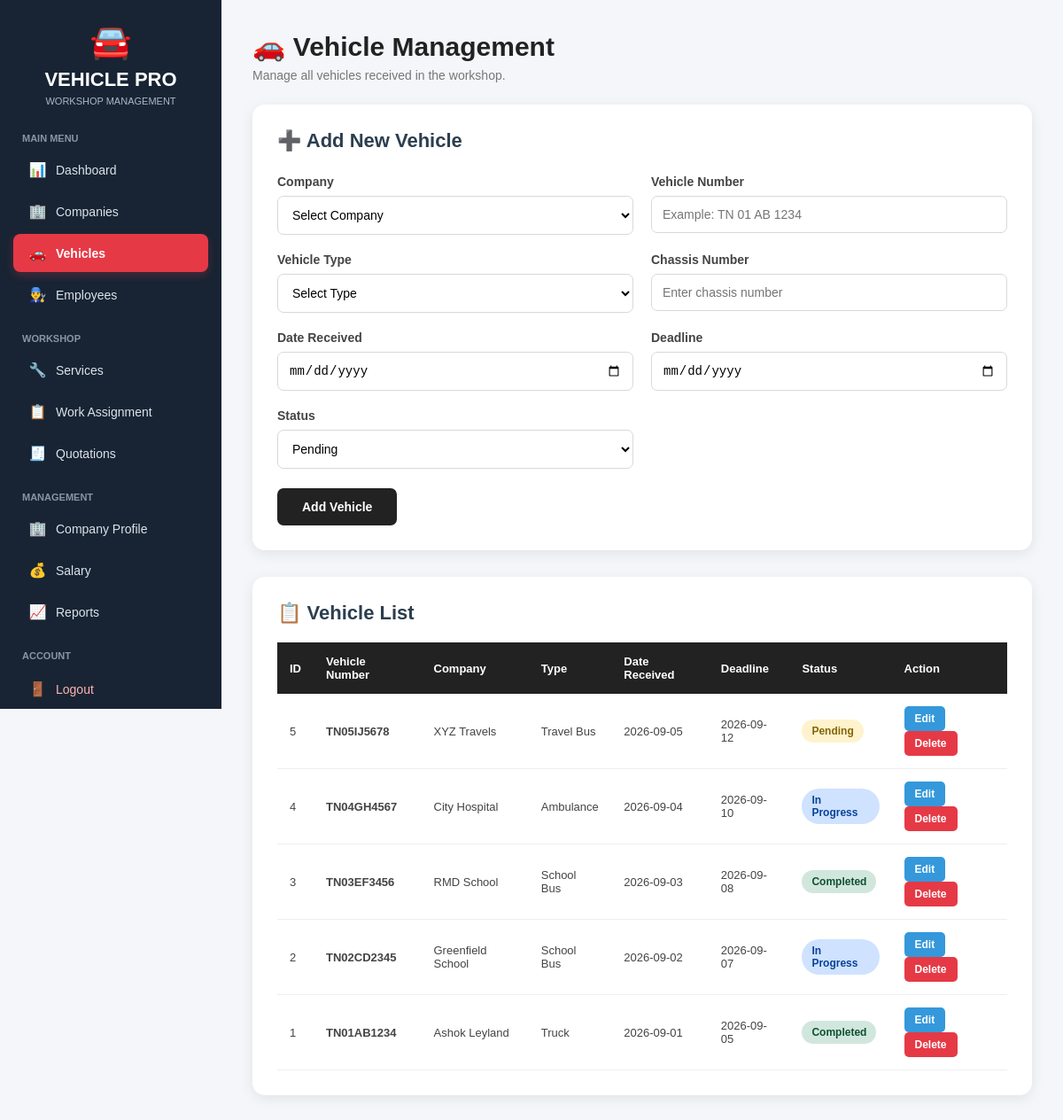
Screenshot of /vehicles.php with the database file from the repository.
### tables this page shows
CREATE TABLE `vehicles` (
  `vehicle_id` int NOT NULL AUTO_INCREMENT,
  `company_id` int NOT NULL,
  `vehicle_number` varchar(20) NOT NULL,
  `vehicle_type` varchar(50) DEFAULT NULL,
  `chassis_number` varchar(50) DEFAULT NULL,
  `date_received` date DEFAULT NULL,
  `deadline` date DEFAULT NULL,
  `status` varchar(30) DEFAULT NULL,
  PRIMARY KEY (`vehicle_id`),
  UNIQUE KEY `vehicle_number` (`vehicle_number`),
  UNIQUE KEY `chassis_number` (`chassis_number`),
  KEY `company_id` (`company_id`),
  CONSTRAINT `vehicles_ibfk_1` FOREIGN KEY (`company_id`) REFERENCES `companies` (`company_id`)
);

CREATE TABLE `companies` (
  `company_id` int NOT NULL AUTO_INCREMENT,
  `company_name` varchar(100) NOT NULL,
  `contact_person` varchar(100) DEFAULT NULL,
  `phone` varchar(15) DEFAULT NULL,
  `email` varchar(100) DEFAULT NULL,
  `address` varchar(255) DEFAULT NULL,
  PRIMARY KEY (`company_id`)
);

### vehicles.php (the view, shortened to what this page needs)
<?php
require_once 'includes/db.php';
$edit_mode = false;
$edit_vehicle = null;
$vehicles = $conn->query("
    SELECT
        v.vehicle_id,
        v.vehicle_number,
        v.vehicle_type,
        v.chassis_number,
        v.date_received,
        v.deadline,
        v.status,
        c.company_name
    FROM vehicles v
    INNER JOIN companies c
        ON v.company_id = c.company_id
    ORDER BY v.vehicle_id DESC
");
?>
<!DOCTYPE html>
<html lang="en">
<head>
</head>
<body>
<?php include 'includes/sidebar.php'; ?>
<div class="main-content">
    <div class="page-header">
        <div>
            <h1>🚗 Vehicle Management</h1>
            <p>
                Manage all vehicles received in the workshop.
            </p>
        </div>
    </div>
    <div class="form-card">
        <?php if ($edit_mode): ?>
            <h2>✏️ Edit Vehicle</h2>
        <?php else: ?>
            <h2>➕ Add New Vehicle</h2>
        <?php endif; ?>
        <form method="POST">
            <div class="form-grid">
                <div class="form-group">
                    <label>Company</label>
                    <select
                        name="company_id"
                        required
                    >
                        <option value="">
                            Select Company
                        </option>
                    </select>
                </div>
                <div class="form-group">
                    <label>Vehicle Number</label>
                    <input
                        type="text"
                        name="vehicle_number"
                        placeholder="Example: TN 01 AB 1234"
                        value="<?php echo $edit_mode ? htmlspecialchars($edit_vehicle['vehicle_number']) : ''; ?>"
                        required
                    >
                </div>
                <div class="form-group">
                    <label>Vehicle Type</label>
                    <select
                        name="vehicle_type"
                        required
                    >
                        <option value="">
                            Select Type
                        </option>
                    </select>
                </div>
                <div class="form-group">
                    <label>Chassis Number</label>
                    <input
                        type="text"
                        name="chassis_number"
                        placeholder="Enter chassis number"
                        value="<?php echo $edit_mode ? htmlspecialchars($edit_vehicle['chassis_number']) : ''; ?>"
                    >
                </div>
                <div class="form-group">
                    <label>Date Received</label>
                    <input
                        type="date"
                        name="date_received"
                        value="<?php echo $edit_mode ? htmlspecialchars($edit_vehicle['date_received']) : ''; ?>"
                        required
                    >
                </div>
                <div class="form-group">
                    <label>Deadline</label>
                    <input
                        type="date"
                        name="deadline"
                        value="<?php echo $edit_mode ? htmlspecialchars($edit_vehicle['deadline']) : ''; ?>"
                        required
                    >
                </div>
                <div class="form-group">
                    <label>Status</label>
                    <select name="status">
                        <option value="Pending" <?php echo ($edit_mode && $edit_vehicle['status'] == 'Pending') ? 'selected' : ''; ?>>
                            Pending
                        </option>
                    </select>
                </div>
            </div>
            <?php if ($edit_mode): ?>
                <button
                    type="submit"
                    name="update_vehicle"
                    class="submit-btn"
                >
                    Update Vehicle
                </button>
                <a
                    href="vehicles.php"
                    class="cancel-btn"
                >
                    Cancel
                </a>
            <?php else: ?>
                <button
                    type="submit"
                    name="add_vehicle"
                    class="submit-btn"
                >
                    Add Vehicle
                </button>
            <?php endif; ?>
        </form>
    </div>
    <div class="table-card">
        <h2>📋 Vehicle List</h2>
        <table>
            <thead>
                <tr>
                    <th>ID</th>
                    <th>Vehicle Number</th>
                    <th>Company</th>
                    <th>Type</th>
                    <th>Date Received</th>
                    <th>Deadline</th>
                    <th>Status</th>
                    <th>Action</th>
                </tr>
            </thead>
            <tbody>
                <?php if ($vehicles && $vehicles->num_rows > 0): ?>
                    <?php while ($vehicle = $vehicles->fetch_assoc()): ?>
                        <tr>
                            <td>
                                <?php
                                echo $vehicle['vehicle_id'];
                                ?>
                            </td>
                            <td>
                                <strong>
                                    <?php
                                    echo htmlspecialchars(
                                        $vehicle['vehicle_number']
                                    );
                                    ?>
                                </strong>
                            </td>
                            <td>
                                <?php
                                echo htmlspecialchars(
                                    $vehicle['company_name']
                                );
                                ?>
                            </td>
                            <td>
                                <?php
                                echo htmlspecialchars(
                                    $vehicle['vehicle_type']
                                );
                                ?>
                            </td>
                            <td>
                                <?php
                                echo htmlspecialchars(
                                    $vehicle['date_received']
                                );
                                ?>
                            </td>
                            <td>
                                <?php
                                echo htmlspecialchars(
                                    $vehicle['deadline']
                                );
                                ?>
                            </td>
                            <td>
                                <?php
                                $status_class = "pending";
                                if ($vehicle['status'] == "In Progress") {
                                    $status_class = "progress";
                                } elseif ($vehicle['status'] == "Completed") {
                                    $status_class = "completed";
                                }
                                ?>
                                <span
                                    class="status <?php echo $status_class; ?>"
                                >
                                    <?php
                                    echo htmlspecialchars(
                                        $vehicle['status']
                                    );
                                    ?>
                                </span>
                            </td>
                            <td>
                                <a
                                    href="vehicles.php?edit=<?php echo $vehicle['vehicle_id']; ?>"
                                    class="edit-btn"
                                >
                                    Edit
                                </a>
                                <a
                                    href="vehicles.php?delete=<?php echo $vehicle['vehicle_id']; ?>"
                                    class="delete-btn"
                                    onclick="return confirm('Are you sure you want to delete this vehicle?');"
                                >
                                    Delete
                                </a>
                            </td>
                        </tr>
                    <?php endwhile; ?>
                <?php endif; ?>
            </tbody>
        </table>
    </div>
</div>
</body>
</html>

### vehicles.php (style rules this page uses)
* { box-sizing: border-box; }
body { margin: 0; padding: 0; font-family: Arial, Helvetica, sans-serif; background: #f4f6f9; color: #222; }
.main-content { margin-left: 250px; width: calc(100% - 250px); min-height: 100vh; padding: 35px; }
.page-header { display: flex; width: 100%; margin: 0 0 25px 0; padding: 0; background: transparent; justify-content: space-between; align-items: center; box-shadow: none; }
.page-header h1 { margin: 0; padding: 0; background: transparent; color: #222; font-size: 30px; }
.page-header p { margin: 7px 0 0 0; padding: 0; background: transparent; color: #777; font-size: 14px; font-weight: normal; }
.form-card { display: block; width: 100%; margin: 0 0 30px 0; padding: 28px; background: white; border-radius: 14px; box-shadow: 0 4px 15px rgba(0,0,0,0.08); }
.form-card h2 { margin: 0 0 25px 0; padding: 0; background: transparent; color: #2c3e50; font-size: 22px; }
.form-grid { display: grid; width: 100%; margin: 0; padding: 0; background: transparent; grid-template-columns: 1fr 1fr; gap: 20px; box-shadow: none; }
.form-group { display: flex; width: 100%; margin: 0; padding: 0; background: transparent; flex-direction: column; box-shadow: none; }
.form-group label { display: block; width: 100%; margin: 0 0 8px 0; padding: 0; background: transparent; color: #444; font-size: 14px; font-weight: bold; box-shadow: none; }
.form-group input, .form-group select { display: block; width: 100%; margin: 0; padding: 12px; background: white; border: 1px solid #d6d9dd; border-radius: 7px; font-size: 14px; outline: none; }
.submit-btn { display: inline-block; margin-top: 22px; padding: 13px 28px; background: #222; color: white; border: none; border-radius: 7px; font-size: 14px; font-weight: bold; cursor: pointer; }
.table-card { display: block; width: 100%; margin: 0; padding: 28px; background: white; border-radius: 14px; box-shadow: 0 4px 15px rgba(0,0,0,0.08); overflow-x: auto; }
.table-card h2 { margin: 0 0 20px 0; padding: 0; background: transparent; color: #2c3e50; font-size: 22px; }
.table-card table { width: 100%; margin: 0; padding: 0; border-collapse: collapse; background: white; }
.table-card th { padding: 14px; background: #222; color: white; text-align: left; font-size: 13px; }
.table-card td { padding: 14px; border-bottom: 1px solid #eee; color: #444; font-size: 13px; }
.status { display: inline-block; padding: 6px 11px; border-radius: 20px; font-size: 12px; font-weight: bold; }
.status.pending { background: #fff3cd; color: #856404; }
.status.progress { background: #cfe2ff; color: #084298; }
.status.completed { background: #d1e7dd; color: #0f5132; }
.edit-btn { display: inline-block; padding: 7px 12px; background: #3498db; color: white; text-decoration: none; border-radius: 5px; font-size: 12px; font-weight: bold; margin-right: 5px; }
.delete-btn { display: inline-block; padding: 7px 12px; background: #e63946; color: white; text-decoration: none; border-radius: 5px; font-size: 12px; font-weight: bold; }

### rows the page displays
vehicles: vehicle_id "5", vehicle_number "TN05IJ5678", company.company_name "XYZ Travels", vehicle_type "Travel Bus", date_received "2026-09-05", deadline "2026-09-12", status "Pending"
vehicles: vehicle_id "4", vehicle_number "TN04GH4567", company.company_name "City Hospital", vehicle_type "Ambulance", date_received "2026-09-04", deadline "2026-09-10", status "In Progress"
vehicles: vehicle_id "3", vehicle_number "TN03EF3456", company.company_name "RMD School", vehicle_type "School Bus", date_received "2026-09-03", deadline "2026-09-08", status "Completed"
vehicles: vehicle_id "2", vehicle_number "TN02CD2345", company.company_name "Greenfield School", vehicle_type "School Bus", date_received "2026-09-02", deadline "2026-09-07", status "In Progress"
vehicles: vehicle_id "1", vehicle_number "TN01AB1234", company.company_name "Ashok Leyland", vehicle_type "Truck", date_received "2026-09-01", deadline "2026-09-05", status "Completed"
